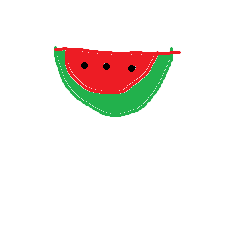
#> input picture images/user/西瓜_原稿.png, 240 x 240 px, found by its file name
$ python user_assets.py
#> lines starting #> are read from the running program, lines starting #| are printed output that depends on the picture
# -*- coding: utf-8 -*-
"""
把你的手绘原稿做成"能直接进游戏的卡牌图案"，并出几个预览
  ① 统一规格：96×96 透明底（卡牌画框用）
  ② 缩到游戏实际尺寸看效果（手牌里大概 56~70px）
  ③ 做成一张预览页用的对比图（等比放大，便于看细节）
"""
import os
import sys

sys.path.insert(0, os.path.dirname(os.path.abspath(__file__)))
import numpy as np
from PIL import Image, ImageDraw, ImageFilter

GAME = r"C:\Users\a\Documents\deepseek-harness\default-workspace\game"
SRC = os.path.join(GAME, "images", "user", "西瓜_原稿.png")
OUT = os.path.join(GAME, "images", "user", "_out")
os.makedirs(OUT, exist_ok=True)

im = Image.open(SRC).convert("RGBA")
#> im is the input picture: PIL image 240x240 RGBA; mean R, G, B, A 14.8, 9.9, 5.6, 25.9


def content_box(img, alpha_min=20, pad_ratio=0.07):
    a = np.asarray(img)
    ys, xs = np.nonzero(a[:, :, 3] > alpha_min)
    if len(xs) == 0:
        return (0, 0, img.width, img.height)
    x0, x1 = int(xs.min()), int(xs.max()) + 1
    y0, y1 = int(ys.min()), int(ys.max()) + 1
    side = int(max(x1 - x0, y1 - y0) * (1 + pad_ratio * 2))
    cx, cy = (x0 + x1) / 2, (y0 + y1) / 2
    x0 = int(round(cx - side / 2)); y0 = int(round(cy - side / 2))
    return (x0, y0, x0 + side, y0 + side)


def to_canvas(img, canvas, pad_ratio=0.10):
    c = img.crop(content_box(img))
    inner = canvas * (1 - pad_ratio * 2)
    w, h = c.size
    k = inner / max(w, h)
    nw, nh = max(1, round(w * k)), max(1, round(h * k))
    # 放大时先 LANCZOS 再轻微锐化，边缘更"干净"但不糊
    s = c.resize((nw, nh), Image.LANCZOS)
    if k > 1.05:
        s = s.filter(ImageFilter.UnsharpMask(radius=1.2, percent=55, threshold=2))
    out = Image.new("RGBA", (canvas, canvas), (0, 0, 0, 0))
    out.alpha_composite(s, ((canvas - nw) // 2, (canvas - nh) // 2))
    return out


# 游戏里用的规格
for size in (96, 64, 48):
    art = to_canvas(im, size)
    p = os.path.join(OUT, "西瓜_%d.png" % size)
    art.save(p)
    print("  %s  %s  %d 字节" % (os.path.basename(p), art.size, os.path.getsize(p)))

# ── 卡牌预览（原图 + 成品）──
INK = (36, 26, 44)
PAPER = (252, 246, 234)
SAND = (228, 203, 166)


def make_card(art96, name, cost, scale=2):
    W, H = 116 * scale, 160 * scale
    card = Image.new("RGBA", (W, H), (0, 0, 0, 0))
    d = ImageDraw.Draw(card)
    d.rounded_rectangle([0, 0, W - 1, H - 1], radius=7 * scale, fill=PAPER, outline=INK, width=2 * scale)
    # 画框
    fr = [8 * scale, 8 * scale, W - 8 * scale, 8 * scale + 92 * scale]
    d.rounded_rectangle(fr, radius=4 * scale, fill=(255, 253, 249), outline=(210, 200, 186), width=1 * scale)
    a = art96.resize((int(art96.width * (92 * scale / 96)), int(art96.height * (92 * scale / 96))), Image.LANCZOS)
    card.alpha_composite(a, (fr[0], fr[1]))
    # 名字
    d.rectangle([2 * scale, H - 46 * scale, W - 2 * scale, H - 2 * scale], fill=SAND)
    d.line([2 * scale, H - 46 * scale, W - 2 * scale, H - 46 * scale], fill=INK, width=2 * scale)
    # 费用角标
    d.rounded_rectangle([4 * scale, 4 * scale, 26 * scale, 26 * scale], radius=3 * scale,
                        fill=(58, 110, 168), outline=INK, width=2 * scale)
    return card


art96 = to_canvas(im, 96)
card = make_card(art96, "西瓜", 5, scale=3)
#> in make_card, `card = Image.new("RGBA", (W, H), (0, 0, 0, 0))`: card: PIL image 348x480 RGBA; every value is 0
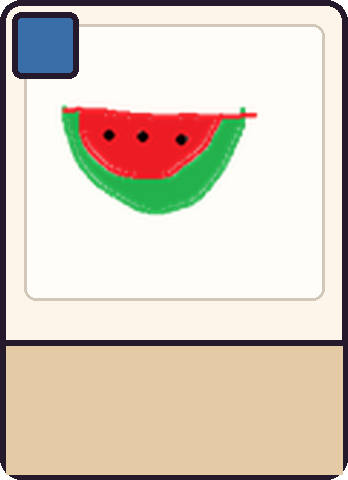
#> card: PIL image 348x480 RGBA; mean R, G, B, A 217, 204.8, 190.4, 254.4; transparent parts drawn white
card.save(os.path.join(OUT, "卡牌预览.png"))
print("  卡牌预览: %s" % (card.size,))
#|   卡牌预览: (348, 480)

# ── 等比放大的对比（都放大到同样高度，方便看细节差异）──
K = 4
small = to_canvas(im, 24).resize((24 * K, 24 * K), Image.LANCZOS)   # 极小尺寸
#> in to_canvas (call 5), `out = Image.new("RGBA", (canvas, canvas), (0, 0, 0, 0))`: out: PIL image 24x24 RGBA; every value is 0
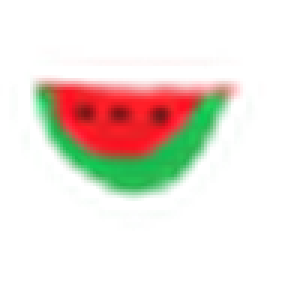
#> small: PIL image 96x96 RGBA (shown 3 times larger); mean R, G, B, A 42.1, 35.6, 19.5, 45.5; transparent parts drawn white
mid = to_canvas(im, 48).resize((48 * K, 48 * K), Image.LANCZOS)
#> in to_canvas (call 6), `out = Image.new("RGBA", (canvas, canvas), (0, 0, 0, 0))`: out: PIL image 48x48 RGBA; every value is 0
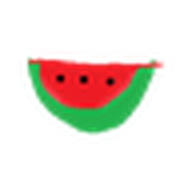
#> mid: PIL image 192x192 RGBA; mean R, G, B, A 34.9, 26.2, 14, 45.3; transparent parts drawn white
big = to_canvas(im, 96)                                            # 原尺寸
big2 = big.resize((96 * 2, 96 * 2), Image.LANCZOS)
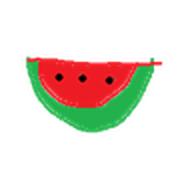
#> big2: PIL image 192x192 RGBA; mean R, G, B, A 30.4, 22.5, 12, 46.1; transparent parts drawn white

tiles = []
orig = im.crop(content_box(im))
orig = orig.resize((int(orig.width * (192 / orig.height)), 192), Image.LANCZOS)
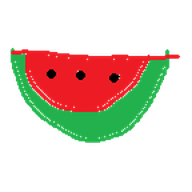
#> orig: PIL image 192x192 RGBA; mean R, G, B, A 43.7, 30.5, 16.8, 71.3; transparent parts drawn white
tiles.append(("原稿", orig))

# 游戏实际显示尺寸（手牌里）
hand = to_canvas(im, 60)
#> in to_canvas (call 8), `out = Image.new("RGBA", (canvas, canvas), (0, 0, 0, 0))`: out: PIL image 60x60 RGBA; every value is 0
tiles.append(("手牌实际 60px", hand))

tiles.append(("24px", small))
tiles.append(("48px", mid))
tiles.append(("96px 放大2倍", big2))

GAP = 14
H0 = 200
W0 = sum(max(t.width, 40) for _, t in tiles) + GAP * (len(tiles) - 1)
#> W0 = 788
row = Image.new("RGBA", (W0, H0 + 26), (250, 248, 244, 255))
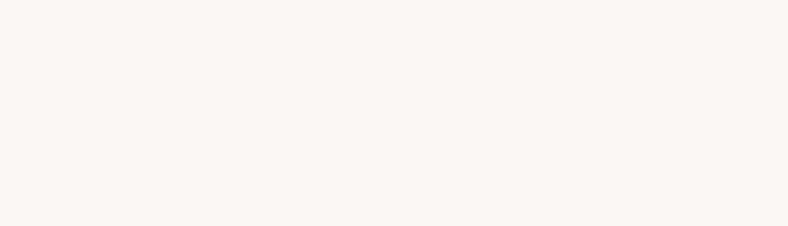
#> row: PIL image 788x226 RGBA; mean R, G, B, A 250, 248, 244, 255
d = ImageDraw.Draw(row)
x = 0
for name, t in tiles:
    tw = max(t.width, 40)
    row.alpha_composite(t, (x + (tw - t.width) // 2, (H0 - t.height) // 2))
    d.text((x + 3, H0 + 5), name, fill=(110, 100, 120))
    x += tw + GAP
#> this loop made 5 passes
#> (name, tw, x) on passes 1 to 5: ('原稿', 192, 206), ('手牌实际 60px', 60, 280), ('24px', 96, 390), ('48px', 192, 596), ('96px 放大2倍', 192, 802)
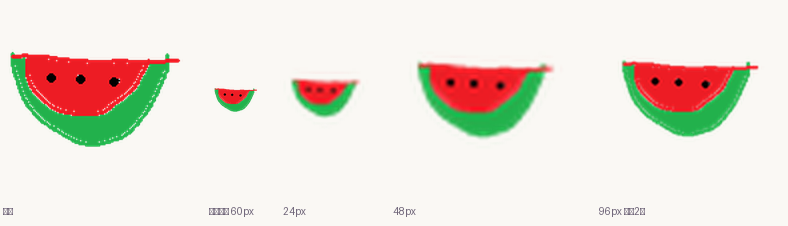
#> row: PIL image 788x226 RGBA; mean R, G, B, A 234.1, 225.5, 216.1, 255
#> after the loop, x = 802
p = os.path.join(OUT, "尺寸对比.png")
row.save(p)
print("  尺寸对比: %s" % (p,))
#|   尺寸对比: C:\Users\a\Documents\deepseek-harness\default-workspace\game/images/user/_out/尺寸对比.png
